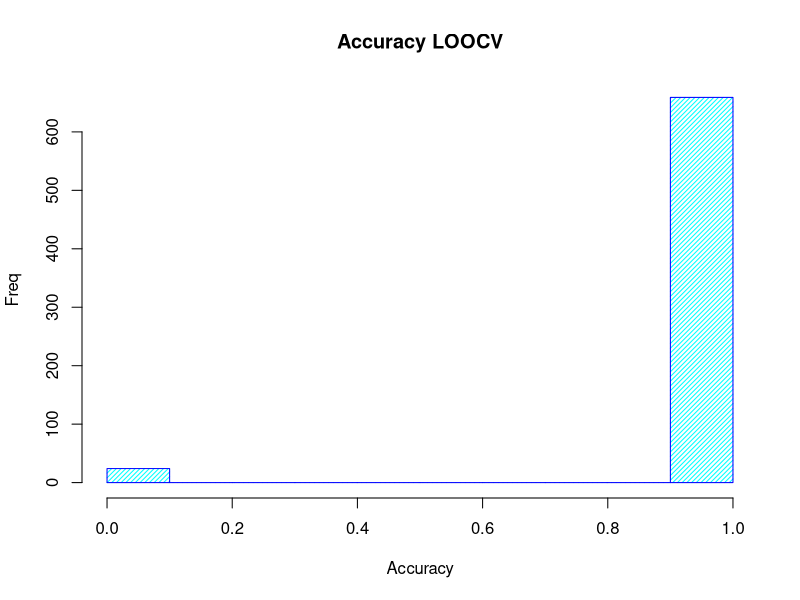
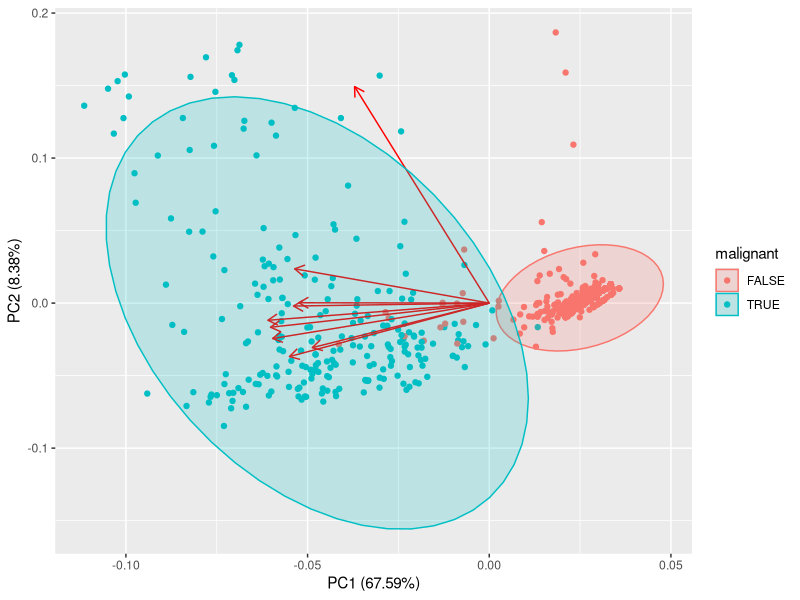

These figures' R source, in order:
## ---- chunk 1

#install.packages("mlbench")
library(mlbench)
data(BreastCancer)
data<-BreastCancer  #assigning name


data$Id<-NULL   #dropping ID
data$malignant <- data$Class == "malignant"
data$Class<-NULL   #dropping class variable, now redefined as malignant
#All the covariates are factors. They need to be converted to numeric vectors.
cols<-c(1:9) #columns numbers 1 through 9
data[cols]<-sapply(data[cols], as.numeric)#changes first 9 columns to numeric




#Missing values
which(is.na(data$Bare.nuclei))


#comparision of all covariants 
model <- glm(malignant ~ .,family = binomial(logit), data=data)
summary(model)


#model$coefficients

#The summary showed that Bare.nuclei, Cl.thickness, Marg.adhesion, and Bl.cromatin are the most significant covariants.

#PartB)


model2 <- glm(malignant ~ Cl.thickness + Marg.adhesion + Bl.cromatin + Bare.nuclei, family = binomial(logit), data=data)
summary(model2)


#High AIC scores for all comparisons. The group comparison had a high AIC value

## ---- chunk 2


library(caret)
#a)
#creating the k-fold cross validation

Train <- createDataPartition(data$malignant, p= 0.75, list= FALSE)

training <- data[ Train, ]
testing <- data[-Train, ]


#training the control set
train.control <- trainControl(method = "repeatedcv", number = 10, savePredictions = TRUE, repeats = 5 )

training$malignant<- factor(training$malignant)

#new model with the parameters of part b
#model5 <- train(malignant ~ Cl.thickness + Marg.adhesion + Bl.cromatin + Bare.nuclei, data = training, trControl = train.control, method = "glm", family = "binomial")
#print(model5)

#testing$malignant<-factor(testing$malignant)
#pred <- predict(model5, newdata=testing)
#confusionMatrix(data=pred, testing$malignant)



#b)

TrainH<- createDataPartition(data$malignant, p =0.75, list =FALSE)
training <- data[ Train, ]
testing <- data[-Train, ]

head(data)

model3 <- step(model2, data = training)
summary(model3)

pred<-predict(model3, mewdata =testing, type = "response")
acc <- NULL
results<- ifelse(pred > 0.5, 1, 0)
answers <- testing$malignant
misClasificError <- mean(answers != results)

accuracy <- table(results, results)
sum(diag(accuracy))/ sum(accuracy)

acc1<- NULL
for(i in 1:nrow(data))
{
 # Train-test splitting
 # 699 samples -> fitting
 # 1 sample -> testing
 train <- data[-i,]
 test <- data[i,]

 # Fitting
 model6 <- glm(malignant ~ Cl.thickness + Marg.adhesion + Bl.cromatin + Bare.nuclei,
 family = binomial(logit), data = data)

 # Predict results
 pred1 <- predict(model6,newdata=test,type="response")

 # If prob > 0.5 then 1, else 0
 results1 <- ifelse(pred1 > 0.5,1,0)
 
 # Actual answers
 answers1 <- test$malignant

 # Calculate accuracy
 misClasificError1 <- mean(answers1 != results1)

 # Collecting results
 acc1[i] <- 1-misClasificError1
}
mean(acc1)
hist(acc1,xlab='Accuracy',ylab='Freq',main='Accuracy LOOCV',
 col='cyan',border='blue',density=30)

## ---- chunk 3
#install.packages("ggfortify")
library(ggfortify)
#install.packages("mlbench")
library(mlbench)

data2<- data.frame(t(na.omit(t(data))))
pca <- prcomp(data2, center = TRUE, scale. = TRUE)
summary(pca)
#B)

#taking THE PC1 and PC2 
autoplot(pca, data = data, loadings = TRUE, loading.label = TRUE, colour = 'malignant', frame = TRUE, frame.type = 'norm')
